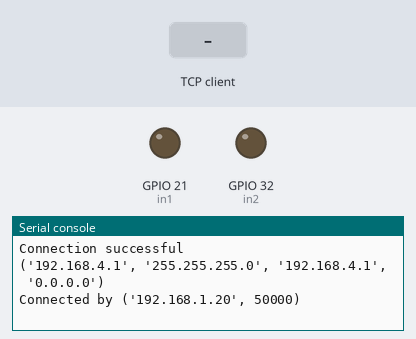
Bench run of a program on a simulated ESP32 board running MicroPython. Parts: output pins drawn as LEDs (lit = HIGH), the last lines printed to the serial console. The inputs (shaded band) are chosen by the test bench. The board's own WiFi access point starts at once; one TCP client connects 1 s after the port opens and stays connected.

Above: at 1.2 s.
1.3 s: the TCP client sends "1"
At 1.9 s:
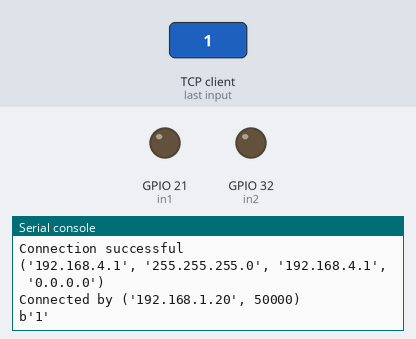
2.8 s: the TCP client sends "on"
At 4.0 s:
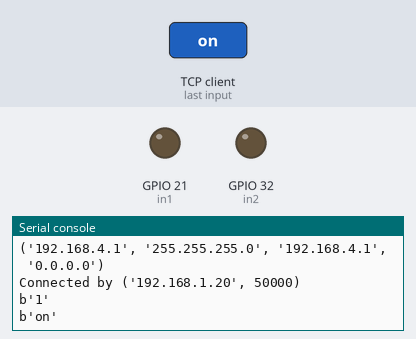
4.3 s: the TCP client sends "off"
At 5.4 s:
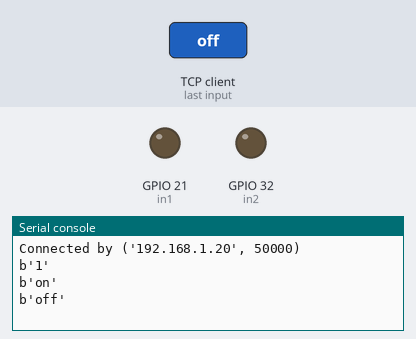

The program:

main____.py
```python
from machine import Pin
import time
import network
import socket

ap = network.WLAN(network.AP_IF)
ap.config(essid='ESP_TEST', password='1234abcd', authmode=network.AUTH_WPA_WPA2_PSK)
ap.config(max_clients=10)
ap.active(True)

in1 = Pin(21, mode=Pin.OUT)
in1.off()
in2 = Pin(32, mode=Pin.OUT)
in2.off()

while not ap.active():
    pass

print('Connection successful')
print(ap.ifconfig())

HOST = "192.168.4.1"
PORT = 65432
s = socket.socket(socket.AF_INET, socket.SOCK_STREAM)
s.bind((HOST, PORT))
s.listen()
conn, addr = s.accept()
print(f"Connected by {addr}")
while True:
    data = conn.recv(1024)
    if not data:
        break
    print(data)
print("close")
conn.close()
s.close()

in1 = Pin(21, mode=Pin.OUT)
in1.off()
in2 = Pin(32, mode=Pin.OUT)
in2.on()

while True:
    time.sleep(1)
    in1.on()
    in2.off()
    time.sleep(1)
    in1.off()
    in2.on()
    print("log")
```

Measured:
- after the input at 1.3 s, the serial console: prints a new line at once (image 1)
- after the input at 2.8 s, the serial console: prints a new line at once (image 2)
- after the input at 4.3 s, the serial console: prints a new line at once (image 3)
